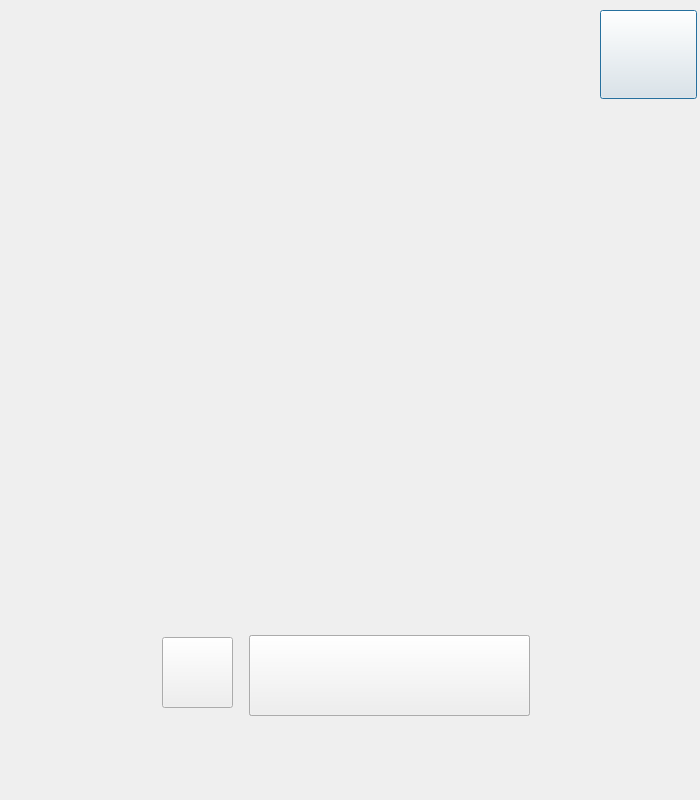
<?xml version="1.0" encoding="UTF-8"?>
<ui version="4.0">
 <class>curr</class>
 <widget class="QDialog" name="curr">
  <property name="geometry">
   <rect>
    <x>0</x>
    <y>0</y>
    <width>700</width>
    <height>800</height>
   </rect>
  </property>
  <property name="windowTitle">
   <string>Dialog</string>
  </property>
  <widget class="QLabel" name="label_2">
   <property name="geometry">
    <rect>
     <x>172</x>
     <y>17</y>
     <width>384</width>
     <height>311</height>
    </rect>
   </property>
   <property name="text">
    <string/>
   </property>
   <property name="pixmap">
    <pixmap resource="resources.qrc">:/resources/img/curr (5).png</pixmap>
   </property>
  </widget>
  <widget class="QLabel" name="label_5">
   <property name="geometry">
    <rect>
     <x>36</x>
     <y>390</y>
     <width>181</width>
     <height>181</height>
    </rect>
   </property>
   <property name="text">
    <string/>
   </property>
   <property name="pixmap">
    <pixmap resource="resources.qrc">:/resources/img/curr (1).png</pixmap>
   </property>
  </widget>
  <widget class="QLabel" name="label_3">
   <property name="geometry">
    <rect>
     <x>228</x>
     <y>459</y>
     <width>417</width>
     <height>111</height>
    </rect>
   </property>
   <property name="text">
    <string/>
   </property>
   <property name="pixmap">
    <pixmap resource="resources.qrc">:/resources/img/curr (6).png</pixmap>
   </property>
  </widget>
  <widget class="QPushButton" name="exi">
   <property name="geometry">
    <rect>
     <x>600</x>
     <y>10</y>
     <width>97</width>
     <height>89</height>
    </rect>
   </property>
   <property name="styleSheet">
    <string notr="true">border-image: url(:/resources/img/Group 10.png);</string>
   </property>
   <property name="text">
    <string/>
   </property>
   <property name="default">
    <bool>false</bool>
   </property>
  </widget>
  <widget class="QPushButton" name="buy">
   <property name="geometry">
    <rect>
     <x>249</x>
     <y>635</y>
     <width>281</width>
     <height>81</height>
    </rect>
   </property>
   <property name="styleSheet">
    <string notr="true">border-image: url(:/resources/img/curr (3).png);</string>
   </property>
   <property name="text">
    <string/>
   </property>
  </widget>
  <widget class="QLabel" name="label">
   <property name="geometry">
    <rect>
     <x>0</x>
     <y>0</y>
     <width>700</width>
     <height>800</height>
    </rect>
   </property>
   <property name="text">
    <string/>
   </property>
   <property name="pixmap">
    <pixmap resource="resources.qrc">:/resources/img/Rectangle 1.png</pixmap>
   </property>
  </widget>
  <widget class="QPushButton" name="sel">
   <property name="enabled">
    <bool>true</bool>
   </property>
   <property name="geometry">
    <rect>
     <x>249</x>
     <y>635</y>
     <width>281</width>
     <height>81</height>
    </rect>
   </property>
   <property name="styleSheet">
    <string notr="true">border-image: url(:/resources/img/curr (4).png);</string>
   </property>
   <property name="text">
    <string/>
   </property>
   <property name="autoDefault">
    <bool>true</bool>
   </property>
  </widget>
  <widget class="QPushButton" name="pushButton_4">
   <property name="geometry">
    <rect>
     <x>162</x>
     <y>637</y>
     <width>71</width>
     <height>71</height>
    </rect>
   </property>
   <property name="styleSheet">
    <string notr="true">border-image: url(:/resources/img/curr (2).png);</string>
   </property>
   <property name="text">
    <string/>
   </property>
  </widget>
  <zorder>label</zorder>
  <zorder>label_3</zorder>
  <zorder>label_5</zorder>
  <zorder>exi</zorder>
  <zorder>label_2</zorder>
  <zorder>buy</zorder>
  <zorder>sel</zorder>
  <zorder>pushButton_4</zorder>
 </widget>
 <resources>
  <include location="resources.qrc"/>
 </resources>
 <connections/>
</ui>
